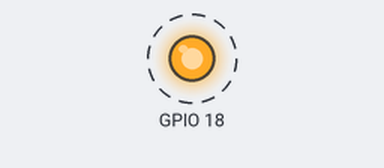
The program below on a simulated Raspberry Pi (BCM pin numbers). Parts: output pins drawn as LEDs (lit = HIGH). Dashed ring = blinking.

Above: at 0.18 s.
Timing chart, 0 to 3.0 s (numbered marks = the images above):
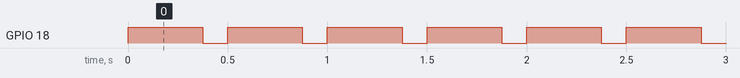

The program:

5.1_ex7.py
```python
#!/usr/bin/env python3
import RPi.GPIO as GPIO
import time

GPIO.setmode(GPIO.BCM)
GPIO.setup(18,GPIO.OUT)


def blink(pin,blink_amount,period,duty_cycle):
    time_high = period * duty_cycle/100
    time_low = period - time_high
    for counter in range(blink_amount):
        GPIO.output(pin,GPIO.HIGH)
        time.sleep(time_high)
        GPIO.output(pin,GPIO.LOW)
        time.sleep(time_low)

try:
    while True:
        blink(18,20,0.5,75)
except KeyboardInterrupt:
    GPIO.cleanup()
    print("\nProgram Exited")
```

Measured:
- by itself, GPIO 18: alternates HIGH for 0.38 s and LOW for 0.13 s
